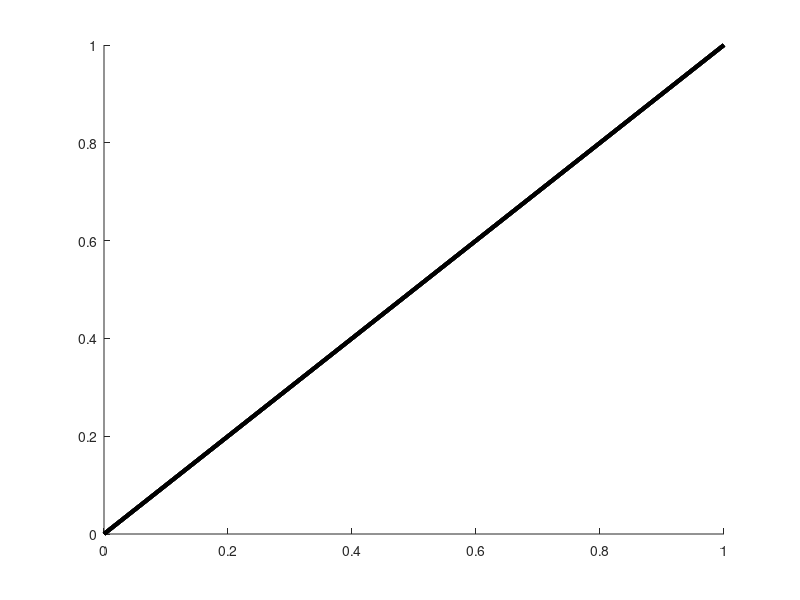

Write MATLAB code to recreate this figure.
function [ line_hdl,  ref_line_vals] = line_def( x_lims, y_lims,...
    col_line, line_size)
% [ line_hdl,  ref_line_vals] = line_def( x_lims, y_lims,...
%     col_line, line_size)
% Even if x_vals and y_vals are different, will draw a straight line for
% the perfect correlation y = x
%
% INPUTS
% x_lims, y_lims: values for the x and y axis where you want to draw the
% line (if left empty, the script will use the extremities of the graph
%
% col_line: color identification, if left empty, will be black ('k') by
% default
%
% line_size: line size, if left empty, will be set to 3 by default
%
% OUTPUTS
% line_hdl: line handle
%
% ref_line_vals: value of the x and y axis extremities for the line
%
% See also refline & line

%% line parameters

% by default, if no x_lims and y_lims entered, take the whole graph values
if ~exist('x_lims','var') || isempty(x_lims)
    x_lims = xlim();
end
if ~exist('y_lims','var') || isempty(y_lims)
    y_lims = ylim();
end

% black line by default
if ~exist('col_line','var') || isempty(col_line)
    col_line = 'k';
end

% size of the line by default
if ~exist('line_size','var') || isempty(line_size)
    line_size = 3;
end

%% extract limits of the graph
ref_line_vals = [min(x_lims,y_lims),...
    max(x_lims, y_lims)];

%% draw graph
line_hdl = line(ref_line_vals, ref_line_vals,...
    'Color',col_line,'LineWidth',line_size);

end % function